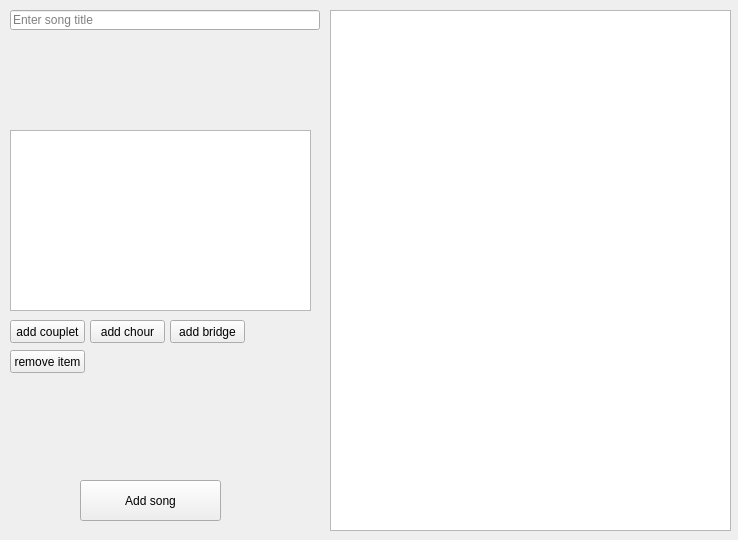
<?xml version="1.0" encoding="UTF-8"?>
<ui version="4.0">
 <class>addSongWindow</class>
 <widget class="QMainWindow" name="addSongWindow">
  <property name="geometry">
   <rect>
    <x>0</x>
    <y>0</y>
    <width>738</width>
    <height>540</height>
   </rect>
  </property>
  <property name="windowTitle">
   <string>New Song</string>
  </property>
  <widget class="QWidget" name="centralwidget">
   <widget class="QLineEdit" name="song_title">
    <property name="geometry">
     <rect>
      <x>10</x>
      <y>10</y>
      <width>310</width>
      <height>20</height>
     </rect>
    </property>
    <property name="placeholderText">
     <string>Enter song title</string>
    </property>
   </widget>
   <widget class="QPushButton" name="add_couplet_btn">
    <property name="geometry">
     <rect>
      <x>10</x>
      <y>320</y>
      <width>75</width>
      <height>23</height>
     </rect>
    </property>
    <property name="text">
     <string>add couplet</string>
    </property>
   </widget>
   <widget class="QPushButton" name="add_chour_btn">
    <property name="geometry">
     <rect>
      <x>90</x>
      <y>320</y>
      <width>75</width>
      <height>23</height>
     </rect>
    </property>
    <property name="text">
     <string>add chour</string>
    </property>
   </widget>
   <widget class="QPushButton" name="add_bridge_btn">
    <property name="geometry">
     <rect>
      <x>170</x>
      <y>320</y>
      <width>75</width>
      <height>23</height>
     </rect>
    </property>
    <property name="text">
     <string>add bridge</string>
    </property>
   </widget>
   <widget class="QListWidget" name="song_list">
    <property name="geometry">
     <rect>
      <x>330</x>
      <y>10</y>
      <width>401</width>
      <height>521</height>
     </rect>
    </property>
    <property name="verticalScrollMode">
     <enum>QAbstractItemView::ScrollPerPixel</enum>
    </property>
    <property name="horizontalScrollMode">
     <enum>QAbstractItemView::ScrollPerPixel</enum>
    </property>
    <property name="uniformItemSizes">
     <bool>false</bool>
    </property>
   </widget>
   <widget class="QPlainTextEdit" name="text_input">
    <property name="geometry">
     <rect>
      <x>10</x>
      <y>130</y>
      <width>301</width>
      <height>181</height>
     </rect>
    </property>
   </widget>
   <widget class="QPushButton" name="add_song_btn">
    <property name="geometry">
     <rect>
      <x>80</x>
      <y>480</y>
      <width>141</width>
      <height>41</height>
     </rect>
    </property>
    <property name="text">
     <string>Add song</string>
    </property>
   </widget>
   <widget class="QPushButton" name="remove_item_btn">
    <property name="geometry">
     <rect>
      <x>10</x>
      <y>350</y>
      <width>75</width>
      <height>23</height>
     </rect>
    </property>
    <property name="text">
     <string>remove item</string>
    </property>
   </widget>
  </widget>
 </widget>
 <resources/>
 <connections/>
</ui>
